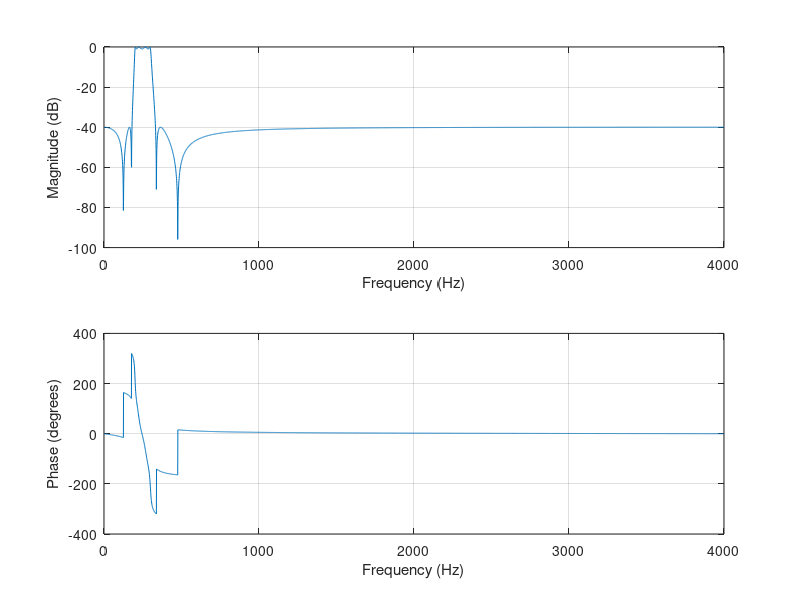
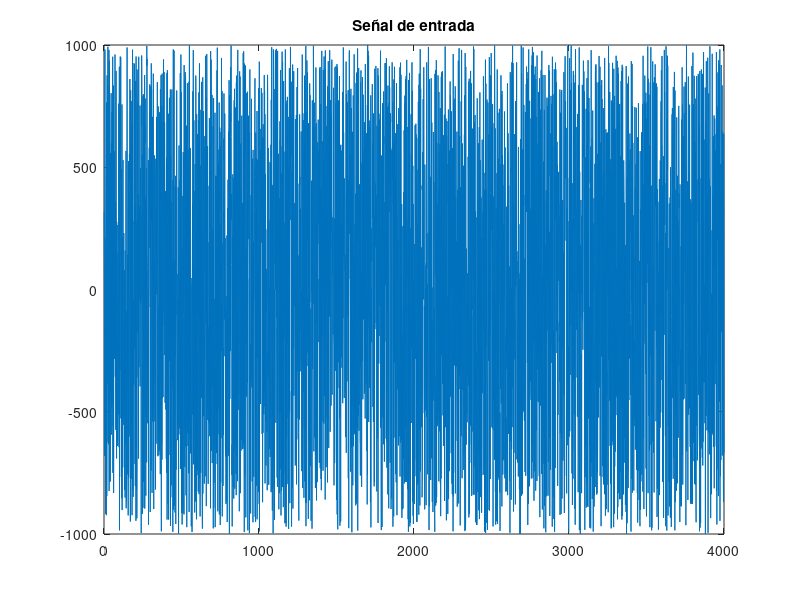

MATLAB code to generate these figures, in order:
pkg load signal

% caso: 'ruido' o 'senos'
caso = 'ruido';

fs = 8000;
fmax = fs/2;
N = 4000;

% ----- Diseño del filtro pasabanda IIR (elíptico) -----
rp = 1;                    
rs = 40;                   
Wp = [200 300]/fmax;       
Ws = [150 350]/fmax; 

[n, Wn] = ellipord(Wp, Ws, rp, rs);
printf('Orden del prototipo n: %d ', n);

[b, a] = ellip(n, rp, rs, Wn);     
figure; freqz(b, a, 4096, fs);

% ----- Verificación numérica -----
[h, f] = freqz(b, a, 4096, fs);
H = 20*log10(abs(h));
printf('\nAtenuacion maxima en rechazo (<=150 Hz y >=350 Hz): %.1f dB\n', max(H(f <= 150 | f >= 350)));
printf('Ganancia minima en banda de paso (200-300 Hz): %.1f dB\n', min(H(f >= 200 & f <= 300)));

% ----- Genera filter.h -----
[z, p, g] = ellip(n, rp, rs, Wn);
sos = zp2sos(z, p, g);
fid = fopen('filter.h', 'w');
fprintf(fid, '#define NUM_SECTIONS %d\n\n', rows(sos));
fprintf(fid, 'float b[NUM_SECTIONS][3]={\n');
for i = 1:rows(sos)
  fprintf(fid, '{%.12e, %.12e, %.12e},\n', sos(i,1), sos(i,2), sos(i,3));
end
fprintf(fid, '};\n');
fprintf(fid, 'float a[NUM_SECTIONS][2]={\n');
for i = 1:rows(sos)
  fprintf(fid, '{%.12e, %.12e},\n', sos(i,5), sos(i,6));
end
fprintf(fid, '};\n');
fclose(fid);

% ----- Señal de entrada -----
if strcmp(caso, 'ruido')
  x = round(1000*(1 - 2*rand(1, N)));
else
  freq_range = [100 250 400 1000 2000];
  n_t = 0:N-1;                         % no usar 'n': ya es el orden del filtro
  x = zeros(1, N);
  for k = 1:length(freq_range)
    x = x + round(100*sin(2*pi*n_t*freq_range(k)/fs));
  end
end
figure; plot(x); title('Señal de entrada');

% ----- Genera signal.h -----
fid = fopen('signal.h', 'w');
fprintf(fid, '#define LINE_ELEMENTS %d\n\n', length(x));
fprintf(fid, 'short signal[LINE_ELEMENTS]={');
fprintf(fid, '%d, ', x(1:end-1));
fprintf(fid, '%d};\n', x(end));
fclose(fid);

save('entrada.mat', 'x');
